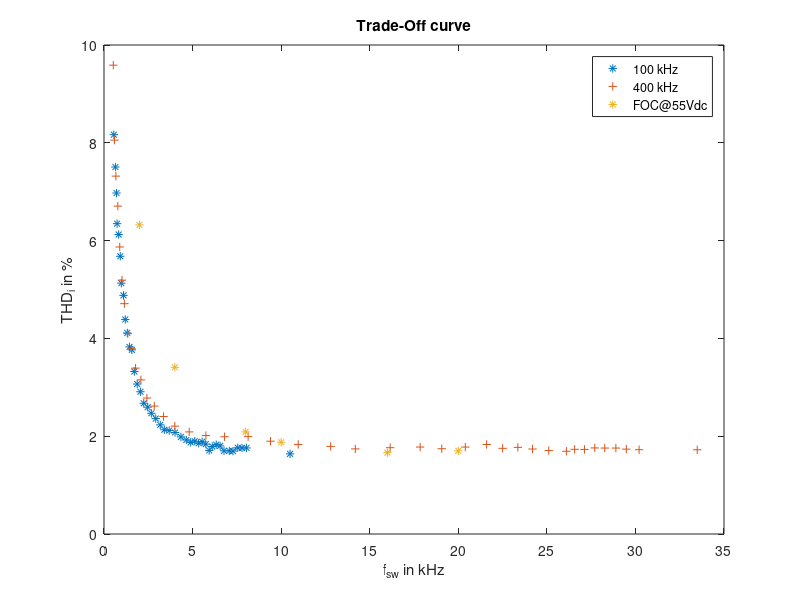
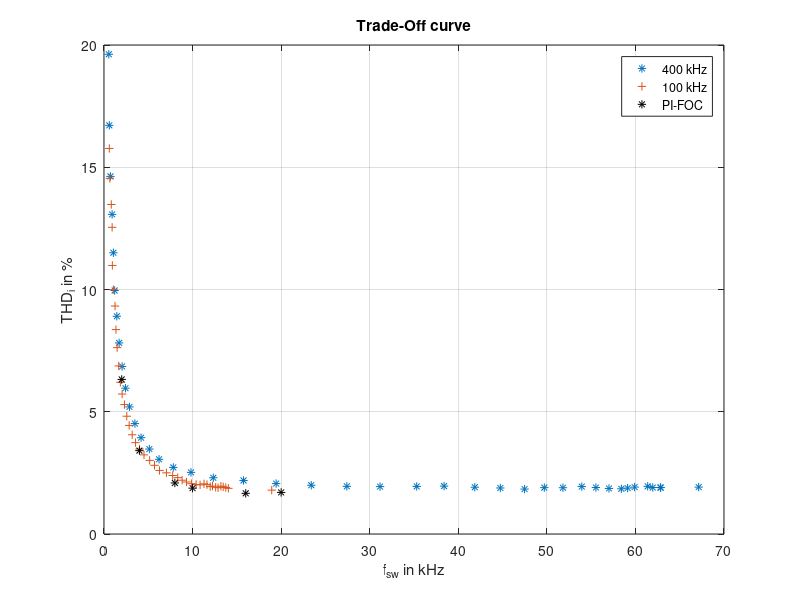
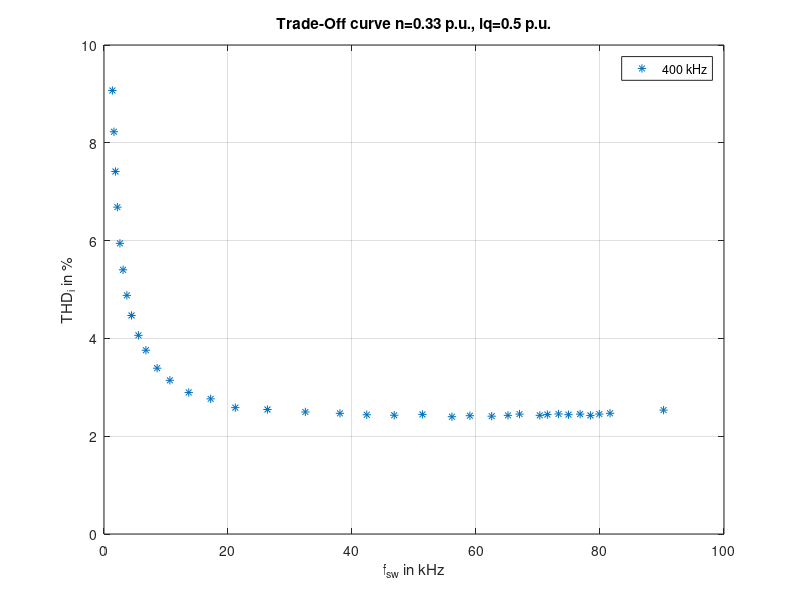

The MATLAB script that drew these images, in order:
% 1050 rpm, 11.3 A, 48vdc
mean_f_sw_100 = [10504.1250000000,8047.63476562500,7789.80224609375,7551.13671875000,7279.63769531250,7073.97167968750,6774.30615234375,6555.64062500000,6333.47460937500,6110.97558593750,5938.64306640625,5744.64355468750,5539.97802734375,5343.97851562500,5121.47949218750,4893.98046875000,4646.14794921875,4342.81591796875,4010.48388671875,3682.15185546875,3405.98632812500,3176.48730468750,2920.48828125000,2672.82275390625,2466.15673828125,2243.99096679688,2056.15844726563,1874.99255371094,1713.32653808594,1573.49377441406,1440.82763671875,1314.32812500000,1200.49523925781,1101.16223144531,976.662780761719,918.663024902344,827.996704101563,739.330383300781,705.997192382813,642.997436523438,555.164428710938];
mean_f_sw_400 = [33488.0312500000	30207.5468750000	29485.8828125000	28896.5507812500	28268.2207031250	27705.5566406250	27123.2246093750	26566.8945312500	26101.2285156250	25107.5664062500	24191.1542968750	23361.5742187500	22502.7441406250	21601.2460937500	20396.7519531250	19066.2578125000	17847.0957031250	16152.6025390625	14186.9433593750	12794.4492187500	10963.4560546875	9399.29589843750	8135.80078125000	6805.97265625000	5751.47705078125	4809.64746093750	3995.98413085938	3361.15332031250	2839.15527343750	2421.99023437500	2082.99169921875	1781.65954589844	1550.99377441406	1343.16125488281	1150.32873535156	1015.66259765625	888.163146972656	780.996887207031	672.830627441406	588.997619628906	524.331237792969];
THD_100 = [1.63911373102975,1.76025650370369,1.75986088568432,1.76298878022540,1.69512903114438,1.69883611588803,1.70166526890034,1.80166099272382,1.82768598134401,1.78888367645635,1.70854597799094,1.83768307180765,1.88782931647879,1.85676347501054,1.89835096398631,1.87336638885606,1.92338452904071,1.98525269748258,2.07619351824310,2.11551675491779,2.13205371361870,2.23207358342917,2.36052664559992,2.46906604935899,2.59327078984995,2.67337043714884,2.90901840652661,3.06611862926336,3.32359039535047,3.76571397939994,3.82615524068097,4.11220131632822,4.38786642211059,4.88007945860682,5.12863216224705,5.67942764673508,6.12444837316522,6.34669127782316,6.97296140516044,7.50471921080324,8.16604517899133];
THD_400 = [1.72251625452784,1.72347607625869,1.73557117403169,1.75776361231448,1.75777741352877,1.76011413101363,1.72942250161562,1.73183376164107,1.69227716121419,1.70633592501820,1.73793786655203,1.77172274063310,1.75206273718412,1.83085193994550,1.77775167875294,1.74361589363139,1.77787678523959,1.76497405749520,1.74036620444352,1.79204292234397,1.83145494460698,1.89769394215754,1.99113196747587,1.98870406313422,2.01273574349289,2.08799200548008,2.20621357110317,2.40247669031381,2.61608295489950,2.78057302924293,3.15224655924138,3.39249294588369,3.78913174436966,4.09881816556379,4.71026229119738,5.19155915567035,5.86994486682636,6.70554077590692,7.31877699180339,8.05459052051118,9.58776890261037];

% setpoint: 900 rpm, 9A iq, v_dc 58 V for FOC (ensure linear region)
mean_f_sw_400kHz_900rpm_9A = [67141.0625000000,62854.4140625000,62820.4140625000,61954.5859375000,61382.0898437500,59907.9257812500,59120.1796875000,58410.6015625000,57012.6054687500,55538.9453125000,53941.2851562500,51815.7929687500,49712.4687500000,47481.9765625000,44744.4882812500,41861.5000000000,38395.3476562500,35305.0273437500,31168.0429687500,27417.3906250000,23399.9062500000,19435.4218750000,15755.9375000000,12339.4511718750,9823.96093750000,7823.80224609375,6212.97509765625,5120.64599609375,4185.98339843750,3490.15283203125,2873.65527343750,2421.32373046875,2043.15844726563,1709.49316406250,1447.49426269531,1203.82849121094,1059.82910156250,916.329650878906,726.663757324219,600.830932617188,545.497802734375];
THD_400kHz_900rpm_9A = [1.91834996708101,1.89879019654436,1.90036291451856,1.90074032645416,1.94931352840155,1.91848097637854,1.87784793556958,1.84903719280521,1.86337020380543,1.90096485082934,1.93931791519029,1.89234791679284,1.89618848068875,1.83728740001397,1.88246669749256,1.91362710902665,1.95939383371416,1.94494335750906,1.93889080604678,1.94991595016321,1.99392936209375,2.06186639935072,2.19002874415478,2.30020516231959,2.52127448186838,2.72351270894199,3.05561857892987,3.47500515004357,3.93884577960606,4.51552222384302,5.19900288073034,5.96428452165307,6.85215469586917,7.81402918925704,8.90581739356081,9.95926776664767,11.5021770644525,13.0722444531785,14.6256293533601,16.7138495186566,19.6218894698662];
mean_f_sw_100kHz_900rpm_9A = [18937.7578125000,14041.6103515625,13746.7783203125,13458.9462890625,13199.4472656250,12880.1152343750,12603.6162109375,12248.7841796875,11986.6191406250,11627.6201171875,11288.4550781250,10847.2900390625,10403.4580078125,9869.29394531250,9316.46289062500,8816.96484375000,8325.13378906250,7751.63574218750,7048.13867187500,6268.80810546875,5701.31054687500,5155.97949218750,4515.48193359375,4015.31738281250,3562.31909179688,3180.82055664063,2840.65527343750,2569.98974609375,2310.82421875000,2046.99182128906,1847.99267578125,1660.82666015625,1482.82739257813,1349.16125488281,1246.66174316406,1058.49572753906,943.662902832031,918.663024902344,824.830017089844,662.497375488281,598.164306640625];
THD_100kHz_900rpm_9A = [1.79431622769640,1.86813360672637,1.90232984056715,1.93165598276510,1.95382631770769,1.89321492603518,1.91062668475904,1.95839490352242,1.93937107876508,2.02025531395732,2.05184664012979,2.00881838056152,2.02707823066757,2.05977146030453,2.12758983458202,2.20054323395521,2.30526275843391,2.39220414928963,2.50193598035891,2.59943195317022,2.80957937866648,3.01052356449557,3.23699681423424,3.47569338448195,3.73669592370621,4.05879672103684,4.44067030898922,4.81750181651281,5.29397589787014,5.72450756123327,6.20434095388270,6.87292457285283,7.62258801096963,8.36051278974784,9.32477493855490,9.99500331484427,10.9837869138019,12.5442763234438,13.4772744505527,14.5483731910815,15.7683053660223];

% setpoint: 300 rpm, 5.65 A, v_dc 48v 
mean_f_sw_400kHz_300rpm_5_65A = [90254.6406250000,81616.3437500000,79888.6796875000,78453.5234375000,76794.0234375000,74916.7031250000,73311.7109375000,71515.7109375000,70292.3828125000,67018.8984375000,65151.7382812500,62529.4179687500,59011.7656250000,56116.7773437500,51358.6289062500,46809.4804687500,42383.6640625000,38054.6796875000,32475.5371093750,26365.2285156250,21177.9160156250,17201.7636718750,13669.4453125000,10622.2910156250,8568.63281250000,6756.97314453125,5551.81103515625,4437.98242187500,3684.48535156250,3073.48779296875,2567.65649414063,2156.65795898438,1845.82592773438,1601.16027832031,1351.32788085938,1158.66198730469,1013.16259765625,831.830017089844,754.497009277344,665.997314453125,566.164428710938];
THD_400kHz_300rpm_5_65A = [2.53401723418776,2.46878012731616,2.45283333978159,2.42520805604632,2.45192711223902,2.44013666040115,2.45473985961308,2.44262561660438,2.42624073184701,2.45227927964393,2.42637562265793,2.40948246941643,2.41904411231049,2.39843761631841,2.44576370373985,2.42885158262428,2.43792283244956,2.46732307209900,2.49607464844519,2.54631232646252,2.58422590489642,2.76364059234561,2.89441258729653,3.14271323053953,3.39080313800885,3.75809737796575,4.06298762595799,4.46888602125783,4.87988792546297,5.40288367653939,5.94420205255193,6.68454221602046,7.41330351172905,8.22615644124963,9.06986566363721,10.2120742942427,11.3802597186572,12.6427429916255,14.3617095019984,15.9526124482656,17.8323744646289];

% 1050 rpm, 11.3 A, 48vdc
% FOC_f_sw = [2000, 4000, 8000, 10000, 16000, 20000];
% THD_FOC = [6.6411, 3.5499, 2.1849, 2.0858, 2.4571, 2.6345];

% 900 rpm, 9 A, 58vdc
FOC_f_sw = [2000, 4000, 8000, 10000, 16000, 20000];
THD_FOC = [6.3210, 3.4089, 2.0879, 1.8754, 1.6637, 1.7010];
figure
plot(mean_f_sw_100*0.001,THD_100,'*');
hold on
plot(mean_f_sw_400*0.001,THD_400,'+');
plot(FOC_f_sw*0.001,THD_FOC,'*');
xlabel('f_s_w in kHz');
ylabel('THD_i in %');
title('Trade-Off curve');
legend('100 kHz','400 kHz','FOC@55Vdc')

figure
plot(mean_f_sw_400kHz_900rpm_9A*0.001,THD_400kHz_900rpm_9A,'*');
hold on
plot(mean_f_sw_100kHz_900rpm_9A*0.001,THD_100kHz_900rpm_9A,'+');
plot(FOC_f_sw*0.001,THD_FOC,'*','Color','black');
grid on
% plot(FOC_f_sw*0.001,THD_FOC,'*');
xlabel('f_s_w in kHz');
ylabel('THD_i in %');
title('Trade-Off curve');
legend('400 kHz', '100 kHz', 'PI-FOC')

figure
plot(mean_f_sw_400kHz_300rpm_5_65A*0.001,THD_400kHz_300rpm_5_65A,'*')
hold on
grid on
xlabel('f_s_w in kHz');
ylabel('THD_i in %');
title('Trade-Off curve n=0.33 p.u., iq=0.5 p.u.');
legend('400 kHz')
axis([0 100 0 10])
